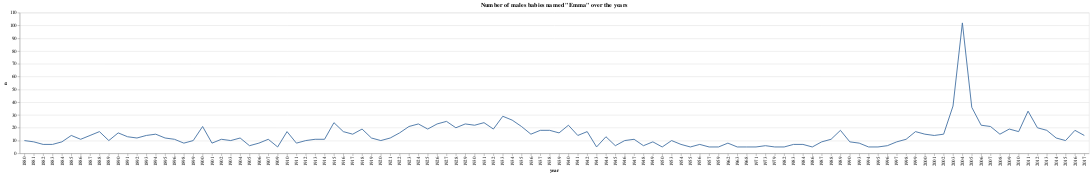

The code cell stored with this chart in its notebook:
### Code cell
alt.Chart(emma_male).mark_line().encode(x = alt.X('year:N'), y = 'n').properties(title = 'Number of males babies named "Emma" over the years')

### Figure 1 — Vega-Lite specification as saved in the notebook (floating-point values rounded to 4 significant figures)
{"config": {"view": {"continuousWidth": 400, "continuousHeight": 300}}, "data": {"name": "data-b079d0bfe5e84f356a2e86828c15426d"}, "mark": "line", "encoding": {"x": {"field": "year", "type": "nominal"}, "y": {"field": "n", "type": "quantitative"}}, "title": "Number of males babies named \"Emma\" over the years", "$schema": "https://vega.github.io/schema/vega-lite/v4.17.0.json", "datasets": {"data-b079d0bfe5e84f356a2e86828c15426d": [{"year": 1880, "sex": "M", "name": "Emma", "n": 10, "prop": 8.446e-05}, {"year": 1881, "sex": "M", "name": "Emma", "n": 9, "prop": 8.312e-05}, {"year": 1882, "sex": "M", "name": "Emma", "n": 7, "prop": 5.736e-05}, {"year": 1883, "sex": "M", "name": "Emma", "n": 7, "prop": 6.223e-05}, {"year": 1884, "sex": "M", "name": "Emma", "n": 9, "prop": 7.333e-05}, {"year": 1885, "sex": "M", "name": "Emma", "n": 14, "prop": 0.0001207}, {"year": 1886, "sex": "M", "name": "Emma", "n": 11, "prop": 9.241e-05}, {"year": 1887, "sex": "M", "name": "Emma", "n": 14, "prop": 0.0001281}, {"year": 1888, "sex": "M", "name": "Emma", "n": 17, "prop": 0.0001309}, {"year": 1889, "sex": "M", "name": "Emma", "n": 10, "prop": 8.401e-05}, {"year": 1890, "sex": "M", "name": "Emma", "n": 16, "prop": 0.0001337}, {"year": 1891, "sex": "M", "name": "Emma", "n": 13, "prop": 0.000119}, {"year": 1892, "sex": "M", "name": "Emma", "n": 12, "prop": 9.129e-05}, {"year": 1893, "sex": "M", "name": "Emma", "n": 14, "prop": 0.0001157}, {"year": 1894, "sex": "M", "name": "Emma", "n": 15, "prop": 0.0001201}, {"year": 1895, "sex": "M", "name": "Emma", "n": 12, "prop": 9.475e-05}, {"year": 1896, "sex": "M", "name": "Emma", "n": 11, "prop": 8.522e-05}, {"year": 1898, "sex": "M", "name": "Emma", "n": 8, "prop": 6.056e-05}, {"year": 1899, "sex": "M", "name": "Emma", "n": 10, "prop": 8.681e-05}, {"year": 1900, "sex": "M", "name": "Emma", "n": 21, "prop": 0.0001295}, {"year": 1901, "sex": "M", "name": "Emma", "n": 8, "prop": 6.921e-05}, {"year": 1902, "sex": "M", "name": "Emma", "n": 11, "prop": 8.286e-05}, {"year": 1903, "sex": "M", "name": "Emma", "n": 10, "prop": 7.732e-05}, {"year": 1904, "sex": "M", "name": "Emma", "n": 12, "prop": 8.664e-05}, {"year": 1905, "sex": "M", "name": "Emma", "n": 6, "prop": 4.189e-05}, {"year": 1906, "sex": "M", "name": "Emma", "n": 8, "prop": 5.553e-05}, {"year": 1907, "sex": "M", "name": "Emma", "n": 11, "prop": 6.936e-05}, {"year": 1909, "sex": "M", "name": "Emma", "n": 5, "prop": 2.827e-05}, {"year": 1910, "sex": "M", "name": "Emma", "n": 17, "prop": 8.153e-05}, {"year": 1911, "sex": "M", "name": "Emma", "n": 8, "prop": 3.314e-05}, {"year": 1912, "sex": "M", "name": "Emma", "n": 10, "prop": 2.215e-05}, {"year": 1913, "sex": "M", "name": "Emma", "n": 11, "prop": 2.051e-05}, {"year": 1914, "sex": "M", "name": "Emma", "n": 11, "prop": 1.61e-05}, {"year": 1915, "sex": "M", "name": "Emma", "n": 24, "prop": 2.724e-05}, {"year": 1916, "sex": "M", "name": "Emma", "n": 17, "prop": 1.841e-05}, {"year": 1917, "sex": "M", "name": "Emma", "n": 15, "prop": 1.564e-05}, {"year": 1918, "sex": "M", "name": "Emma", "n": 19, "prop": 1.812e-05}, {"year": 1919, "sex": "M", "name": "Emma", "n": 12, "prop": 1.182e-05}, {"year": 1920, "sex": "M", "name": "Emma", "n": 10, "prop": 9.08e-06}, {"year": 1921, "sex": "M", "name": "Emma", "n": 12, "prop": 1.055e-05}, {"year": 1922, "sex": "M", "name": "Emma", "n": 16, "prop": 1.422e-05}, {"year": 1923, "sex": "M", "name": "Emma", "n": 21, "prop": 1.855e-05}, {"year": 1924, "sex": "M", "name": "Emma", "n": 23, "prop": 1.967e-05}, {"year": 1925, "sex": "M", "name": "Emma", "n": 19, "prop": 1.65e-05}, {"year": 1926, "sex": "M", "name": "Emma", "n": 23, "prop": 2.008e-05}, {"year": 1927, "sex": "M", "name": "Emma", "n": 25, "prop": 2.152e-05}, {"year": 1928, "sex": "M", "name": "Emma", "n": 20, "prop": 1.753e-05}, {"year": 1929, "sex": "M", "name": "Emma", "n": 23, "prop": 2.077e-05}, {"year": 1930, "sex": "M", "name": "Emma", "n": 22, "prop": 1.948e-05}, {"year": 1931, "sex": "M", "name": "Emma", "n": 24, "prop": 2.244e-05}, {"year": 1932, "sex": "M", "name": "Emma", "n": 19, "prop": 1.769e-05}, {"year": 1933, "sex": "M", "name": "Emma", "n": 29, "prop": 2.843e-05}, {"year": 1934, "sex": "M", "name": "Emma", "n": 26, "prop": 2.449e-05}, {"year": 1935, "sex": "M", "name": "Emma", "n": 21, "prop": 1.964e-05}, {"year": 1936, "sex": "M", "name": "Emma", "n": 15, "prop": 1.41e-05}, {"year": 1937, "sex": "M", "name": "Emma", "n": 18, "prop": 1.646e-05}, {"year": 1938, "sex": "M", "name": "Emma", "n": 18, "prop": 1.584e-05}, {"year": 1939, "sex": "M", "name": "Emma", "n": 16, "prop": 1.412e-05}, {"year": 1940, "sex": "M", "name": "Emma", "n": 22, "prop": 1.855e-05}, {"year": 1941, "sex": "M", "name": "Emma", "n": 14, "prop": 1.116e-05}, {"year": 1942, "sex": "M", "name": "Emma", "n": 17, "prop": 1.207e-05}, {"year": 1943, "sex": "M", "name": "Emma", "n": 5, "prop": 3.44e-06}, {"year": 1944, "sex": "M", "name": "Emma", "n": 13, "prop": 9.36e-06}, {"year": 1945, "sex": "M", "name": "Emma", "n": 6, "prop": 4.38e-06}, {"year": 1946, "sex": "M", "name": "Emma", "n": 10, "prop": 6.06e-06}, {"year": 1947, "sex": "M", "name": "Emma", "n": 11, "prop": 5.92e-06}, {"year": 1948, "sex": "M", "name": "Emma", "n": 6, "prop": 3.37e-06}, {"year": 1949, "sex": "M", "name": "Emma", "n": 9, "prop": 4.99e-06}, {"year": 1950, "sex": "M", "name": "Emma", "n": 5, "prop": 2.75e-06}, {"year": 1953, "sex": "M", "name": "Emma", "n": 10, "prop": 5e-06}, {"year": 1954, "sex": "M", "name": "Emma", "n": 7, "prop": 3.38e-06}, {"year": 1955, "sex": "M", "name": "Emma", "n": 5, "prop": 2.39e-06}, {"year": 1956, "sex": "M", "name": "Emma", "n": 7, "prop": 3.26e-06}, {"year": 1957, "sex": "M", "name": "Emma", "n": 5, "prop": 2.29e-06}, {"year": 1959, "sex": "M", "name": "Emma", "n": 5, "prop": 2.31e-06}, {"year": 1962, "sex": "M", "name": "Emma", "n": 8, "prop": 3.81e-06}, {"year": 1963, "sex": "M", "name": "Emma", "n": 5, "prop": 2.42e-06}, {"year": 1968, "sex": "M", "name": "Emma", "n": 5, "prop": 2.82e-06}, {"year": 1971, "sex": "M", "name": "Emma", "n": 5, "prop": 2.75e-06}, {"year": 1973, "sex": "M", "name": "Emma", "n": 6, "prop": 3.72e-06}, {"year": 1979, "sex": "M", "name": "Emma", "n": 5, "prop": 2.79e-06}, {"year": 1982, "sex": "M", "name": "Emma", "n": 5, "prop": 2.65e-06}, {"year": 1983, "sex": "M", "name": "Emma", "n": 7, "prop": 3.76e-06}, {"year": 1984, "sex": "M", "name": "Emma", "n": 7, "prop": 3.73e-06}, {"year": 1986, "sex": "M", "name": "Emma", "n": 5, "prop": 2.6e-06}, {"year": 1987, "sex": "M", "name": "Emma", "n": 9, "prop": 4.62e-06}, {"year": 1988, "sex": "M", "name": "Emma", "n": 11, "prop": 5.5e-06}, {"year": 1989, "sex": "M", "name": "Emma", "n": 18, "prop": 8.59e-06}, {"year": 1990, "sex": "M", "name": "Emma", "n": 9, "prop": 4.18e-06}, {"year": 1993, "sex": "M", "name": "Emma", "n": 8, "prop": 3.87e-06}, {"year": 1994, "sex": "M", "name": "Emma", "n": 5, "prop": 2.45e-06}, {"year": 1995, "sex": "M", "name": "Emma", "n": 5, "prop": 2.49e-06}, {"year": 1996, "sex": "M", "name": "Emma", "n": 6, "prop": 2.99e-06}, {"year": 1997, "sex": "M", "name": "Emma", "n": 9, "prop": 4.51e-06}, {"year": 1998, "sex": "M", "name": "Emma", "n": 11, "prop": 5.43e-06}, {"year": 1999, "sex": "M", "name": "Emma", "n": 17, "prop": 8.34e-06}, {"year": 2000, "sex": "M", "name": "Emma", "n": 15, "prop": 7.19e-06}, {"year": 2001, "sex": "M", "name": "Emma", "n": 14, "prop": 6.77e-06}, {"year": 2002, "sex": "M", "name": "Emma", "n": 15, "prop": 7.26e-06}, {"year": 2003, "sex": "M", "name": "Emma", "n": 37, "prop": 1.762e-05}, {"year": 2004, "sex": "M", "name": "Emma", "n": 102, "prop": 4.829e-05}, {"year": 2005, "sex": "M", "name": "Emma", "n": 36, "prop": 1.693e-05}, {"year": 2006, "sex": "M", "name": "Emma", "n": 22, "prop": 1.004e-05}, {"year": 2007, "sex": "M", "name": "Emma", "n": 21, "prop": 9.49e-06}, {"year": 2008, "sex": "M", "name": "Emma", "n": 15, "prop": 6.89e-06}, {"year": 2009, "sex": "M", "name": "Emma", "n": 19, "prop": 8.97e-06}, {"year": 2010, "sex": "M", "name": "Emma", "n": 17, "prop": 8.28e-06}, {"year": 2011, "sex": "M", "name": "Emma", "n": 33, "prop": 1.627e-05}, {"year": 2012, "sex": "M", "name": "Emma", "n": 20, "prop": 9.87e-06}, {"year": 2013, "sex": "M", "name": "Emma", "n": 18, "prop": 8.93e-06}, {"year": 2014, "sex": "M", "name": "Emma", "n": 12, "prop": 5.87e-06}, {"year": 2015, "sex": "M", "name": "Emma", "n": 10, "prop": 4.91e-06}, {"year": 2016, "sex": "M", "name": "Emma", "n": 18, "prop": 8.92e-06}, {"year": 2017, "sex": "M", "name": "Emma", "n": 14, "prop": 7.13e-06}]}}
